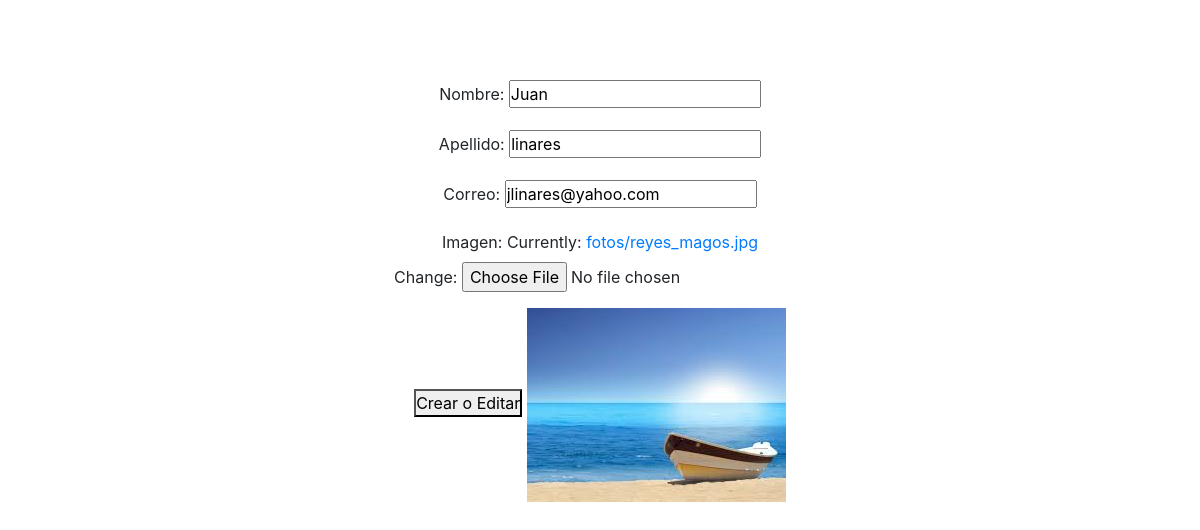
The app's page /editar_persona/1/ with its own data.
### catalog/models.py (models this page shows, shortened)
class Persona(models.Model): # models.Model permite heredar todo lo que tiene la libreria models
    id=models.AutoField(primary_key=True) # campo clave auto incrementable
    nombre=models.CharField(max_length=100) # campo tipo caracter
    apellido=models.CharField(max_length=120) # campo tipo caracter
    correo=models.CharField(max_length=200) # campo tipo caracter
    imagen=models.ImageField(upload_to="fotos",null=True)

### catalog/class_view.py (the view)
# urls.py: path('editar_persona/<int:pk>/',PersonaUpdate.as_view(),name='editar_persona'),
class PersonaUpdate(UpdateView):
    model=Persona
    form_class=PersonaForm
    template_name='crear_persona.html'
    success_url=reverse_lazy('index')

### catalog/forms.py
class PersonaForm(forms.ModelForm):
    class Meta:
        model=Persona # model alamcenara la clase  Persona
        fields='__all__' # all indica que se va a usar todos los campos de la clase Persona

### miproyecto/templates/crear_persona.html (shortened to what this page needs)
{% extends 'index.html' %}
{% load static %}
{% block cuerpo %}
    <form method="post" enctype="multipart/form-data">
        {{form.as_p}}
        <button type="submit">Crear o Editar</button>
        <img src='{% static "imagenes/foto2.jpg" %}' alt="">
    </form>
{% endblock cuerpo %}

### miproyecto/static/css/style.css (style rules this page uses)
* { margin: 0; padding: 0; box-sizing: border-box; }
body { margin: 5em 2em; text-align: center; }

### records on screen
Persona: nombre "Juan", apellido "linares", correo "jlinares@yahoo.com"
